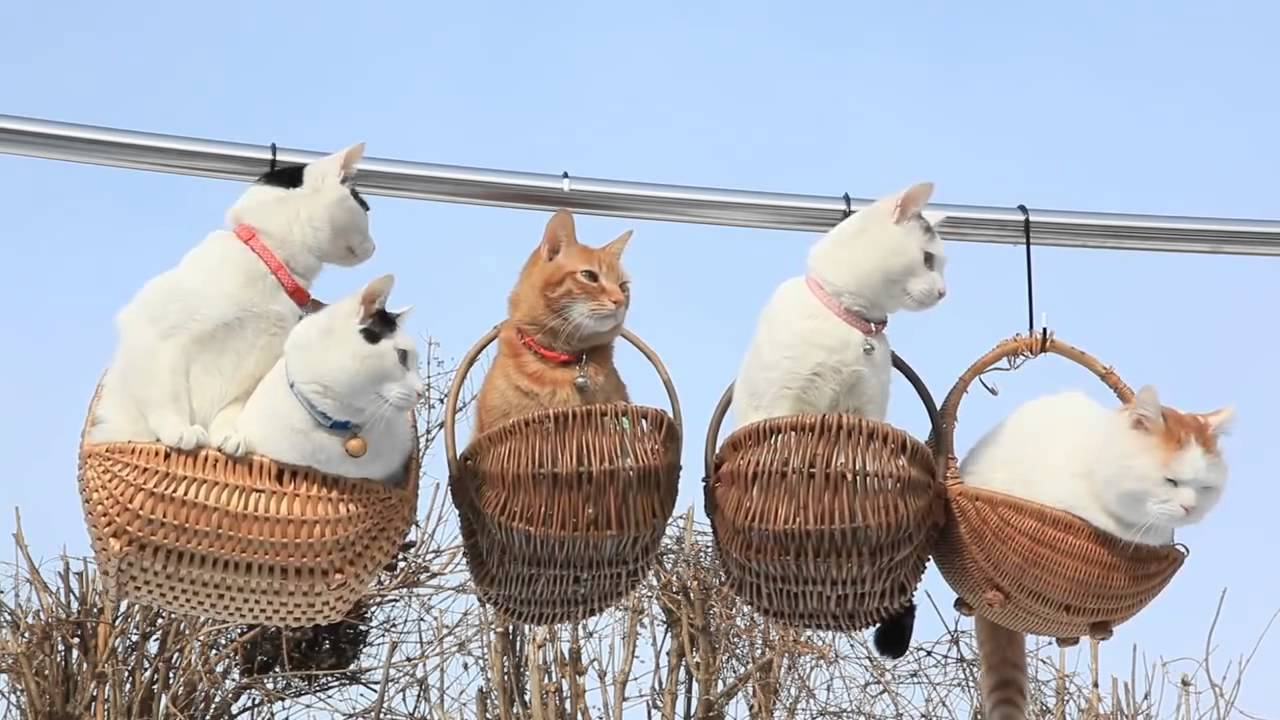
#> input picture testing_tutorials/Photos/cats.jpg, 1280 x 720 px
$ python masking.py
#> lines starting #> are read from the running program, lines starting #| are printed output that depends on the picture; after the words box and inside, x2 and y2 are one past the last pixel; in counts of white or black regions, pixels touching at a corner belong together
import cv2 as cv
import numpy as np

img = cv.imread('Photos/cats.jpg')
#> img is the input picture: shape (720, 1280, 3); mean B, G, R 186.3, 176.1, 172.8
cv.imshow('Cats', img)

blank = np.zeros(img.shape[:2], dtype='uint8')
cv.imshow('Blank Image', blank)

mask = cv.circle(blank, (img.shape[1]//2 + 45, img.shape[0]//2), 100, 255, -1)
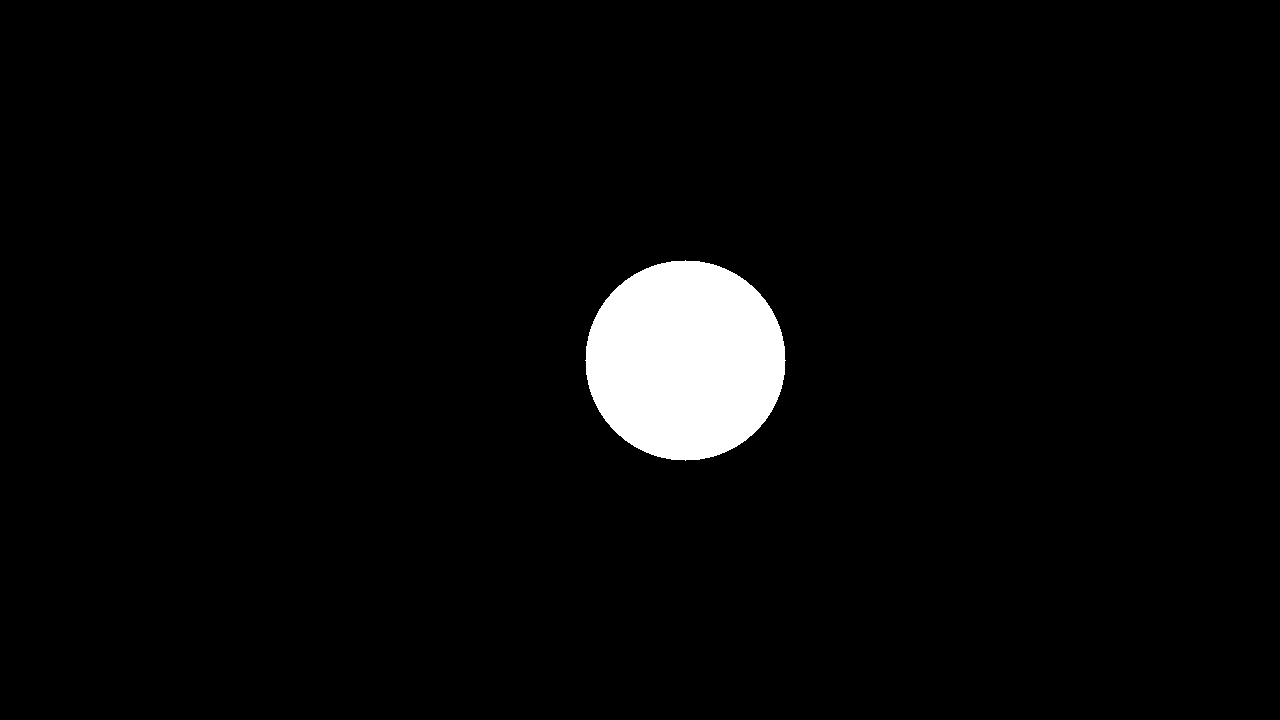
#> blank: shape (720, 1280); 3.4% white; 1 white region, box (x1, y1, x2, y2) and area: (585, 260, 786, 461) 31417
cv.imshow('Mask', mask)

# rectangle = cv.rectangle(blank.copy(), (30,30), (570,570), 255, -1)

# weird_shape = cv.bitwise_and(circle, rectangle)
# cv.imshow('Weird Shape', weird_shape)

masked = cv.bitwise_and(img, img, mask=mask)
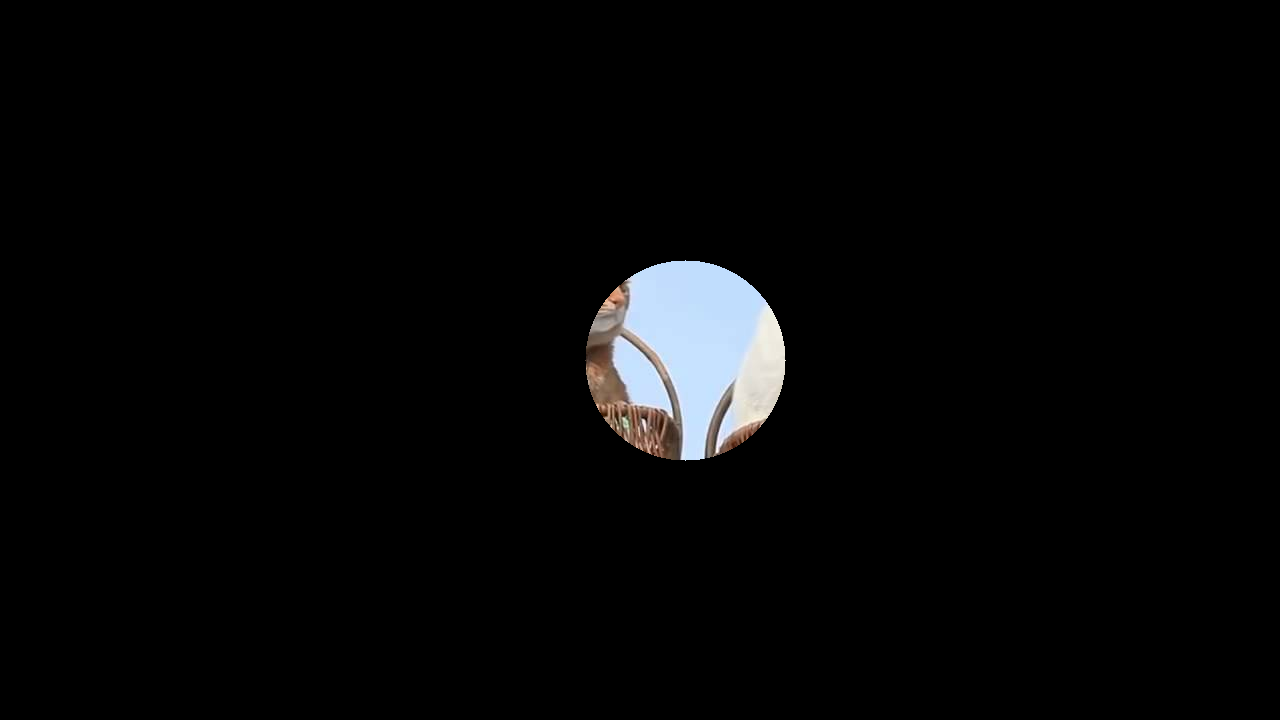
#> masked: shape (720, 1280, 3); mean B, G, R 6.9, 6.5, 6.3
cv.imshow('Masked Image', masked)

cv.waitKey(0)

$ run again, with testing_tutorials/Photos/Ami_Bera.jpg copied over testing_tutorials/Photos/cats.jpg
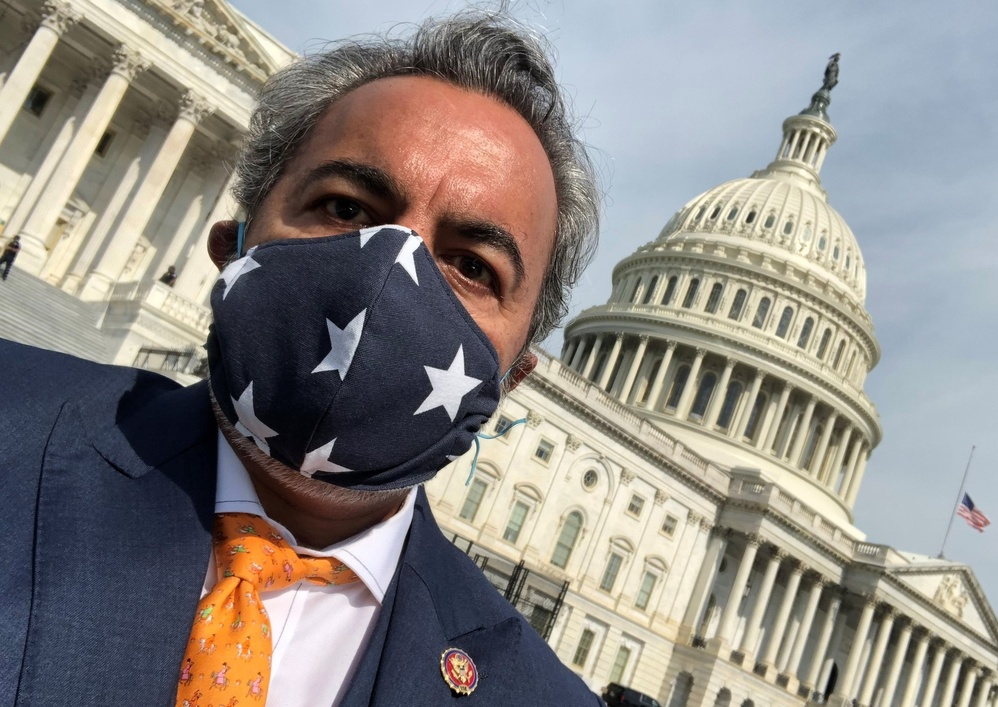
#> input picture testing_tutorials/Photos/Ami_Bera.jpg, 998 x 707 px, shrunk from 2682 x 1900 before the run
#> img is the input picture: shape (707, 998, 3); mean B, G, R 132.6, 136.9, 141.2
#> `mask = cv.circle(blank, (img.shape[1]//2 + 45, img.shape[0]//2), 100, ..`:
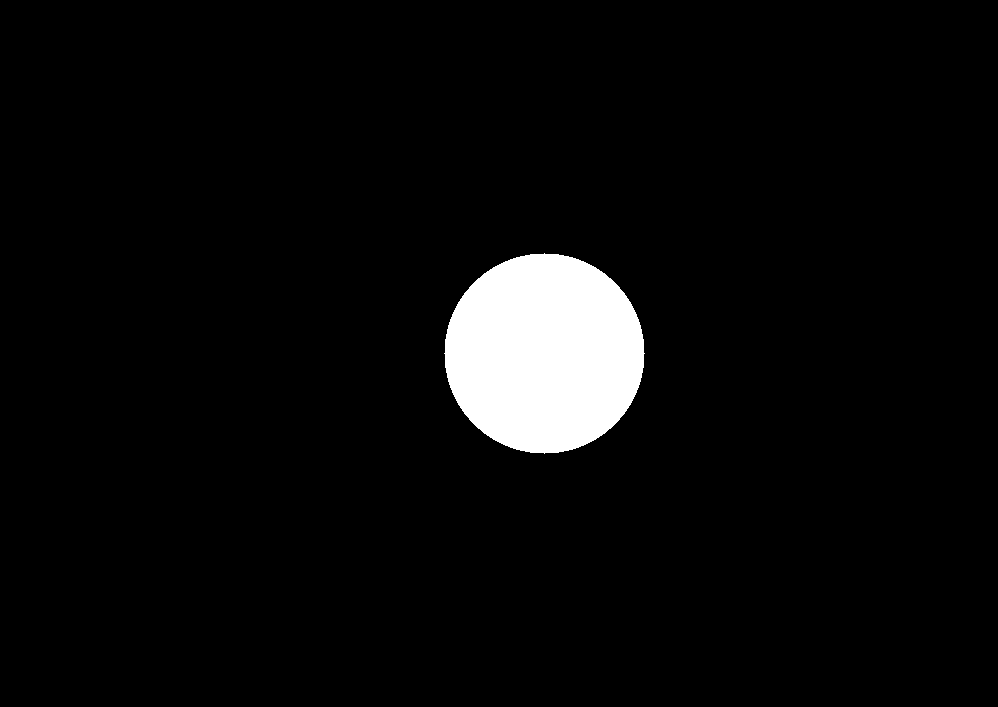
#> blank: shape (707, 998); 4.5% white; 1 white region, box (x1, y1, x2, y2) and area: (444, 253, 645, 454) 31417
#> `masked = cv.bitwise_and(img, img, mask=mask)`:
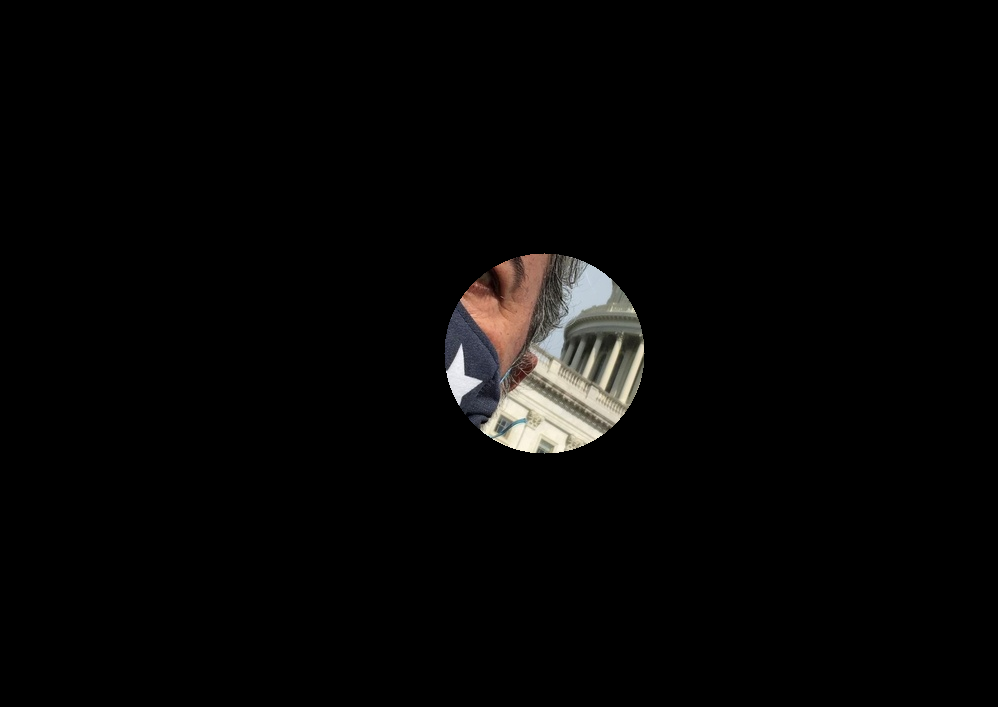
#> masked: shape (707, 998, 3); mean B, G, R 5.4, 5.8, 6.3

$ run again, with testing_tutorials/Photos/Gardengnome_face.jpg copied over testing_tutorials/Photos/cats.jpg
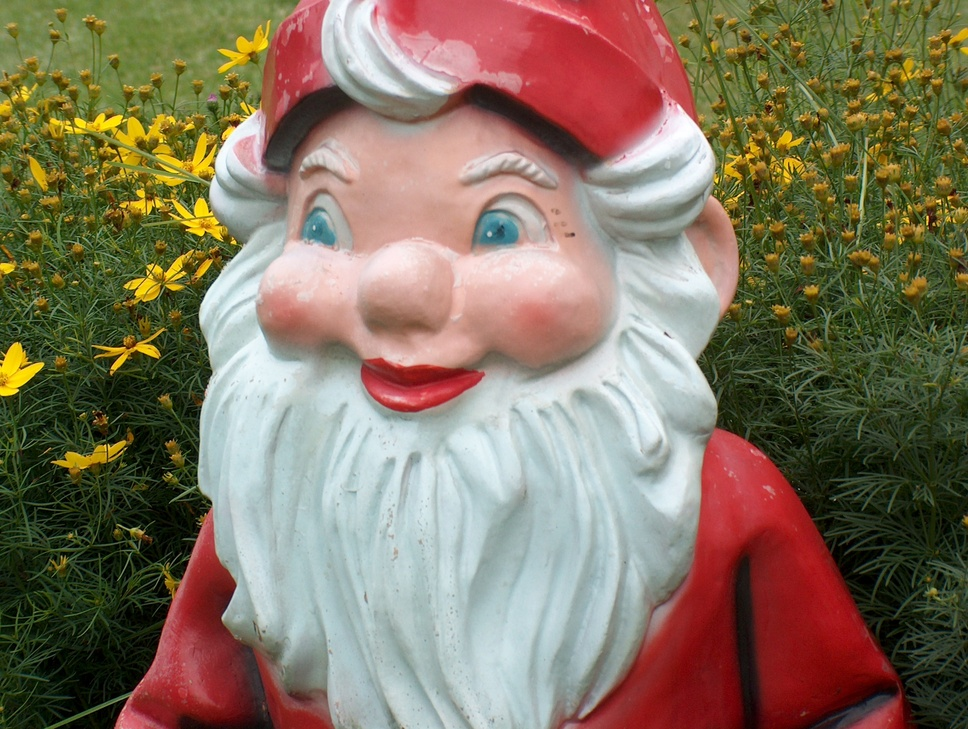
#> input picture testing_tutorials/Photos/Gardengnome_face.jpg, 968 x 729 px, shrunk from 2272 x 1712 before the run
#> img is the input picture: shape (729, 968, 3); mean B, G, R 96, 116.1, 130.7
#> `mask = cv.circle(blank, (img.shape[1]//2 + 45, img.shape[0]//2), 100, ..`:
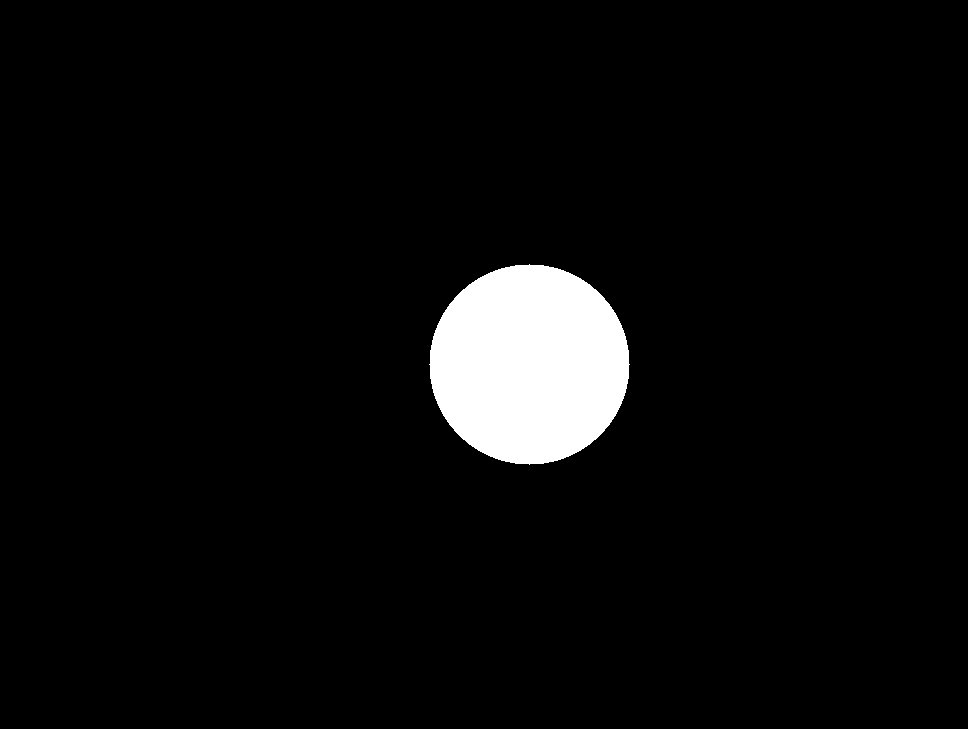
#> blank: shape (729, 968); 4.5% white; 1 white region, box (x1, y1, x2, y2) and area: (429, 264, 630, 465) 31417
#> `masked = cv.bitwise_and(img, img, mask=mask)`:
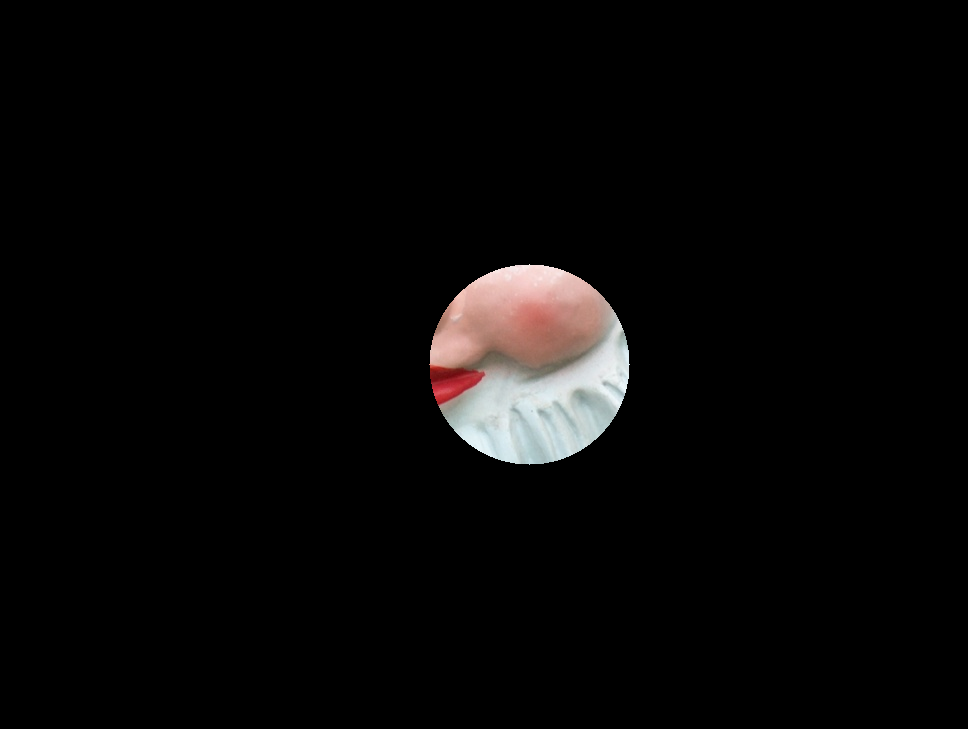
#> masked: shape (729, 968, 3); mean B, G, R 7.4, 7.7, 8.6

$ run again, with testing_tutorials/Photos/Group.jpg copied over testing_tutorials/Photos/cats.jpg
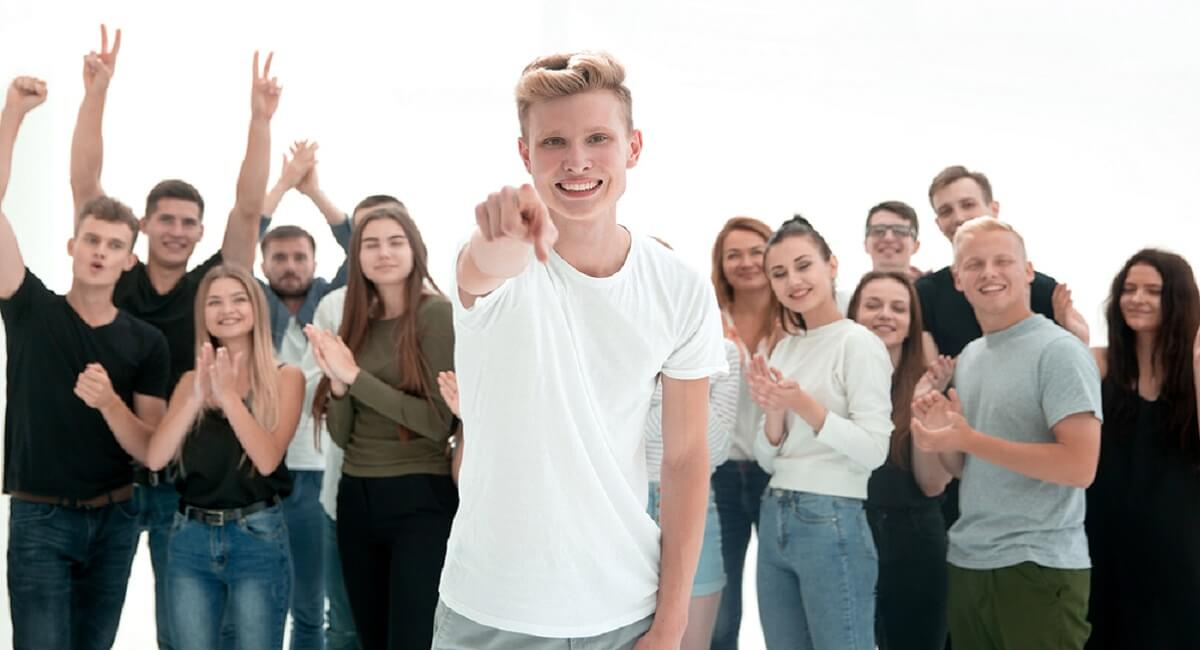
#> input picture testing_tutorials/Photos/Group.jpg, 1200 x 650 px
#> img is the input picture: shape (650, 1200, 3); mean B, G, R 159.5, 162.8, 166.5
#> `mask = cv.circle(blank, (img.shape[1]//2 + 45, img.shape[0]//2), 100, ..`:
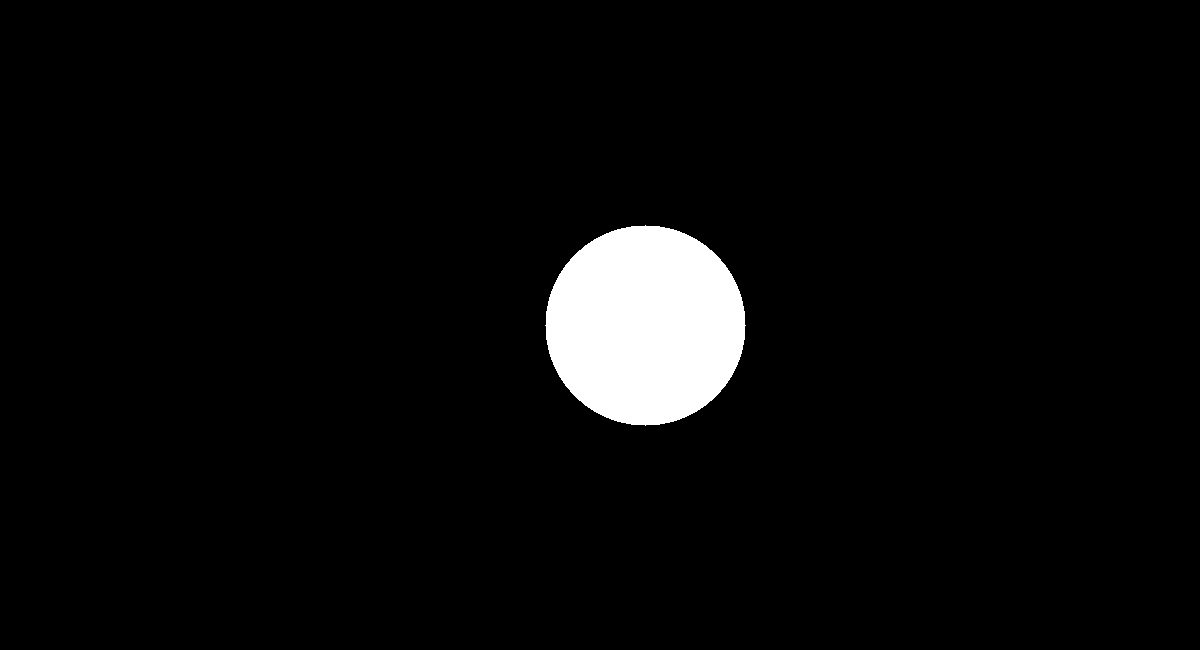
#> blank: shape (650, 1200); 4% white; 1 white region, box (x1, y1, x2, y2) and area: (545, 225, 746, 426) 31417
#> `masked = cv.bitwise_and(img, img, mask=mask)`:
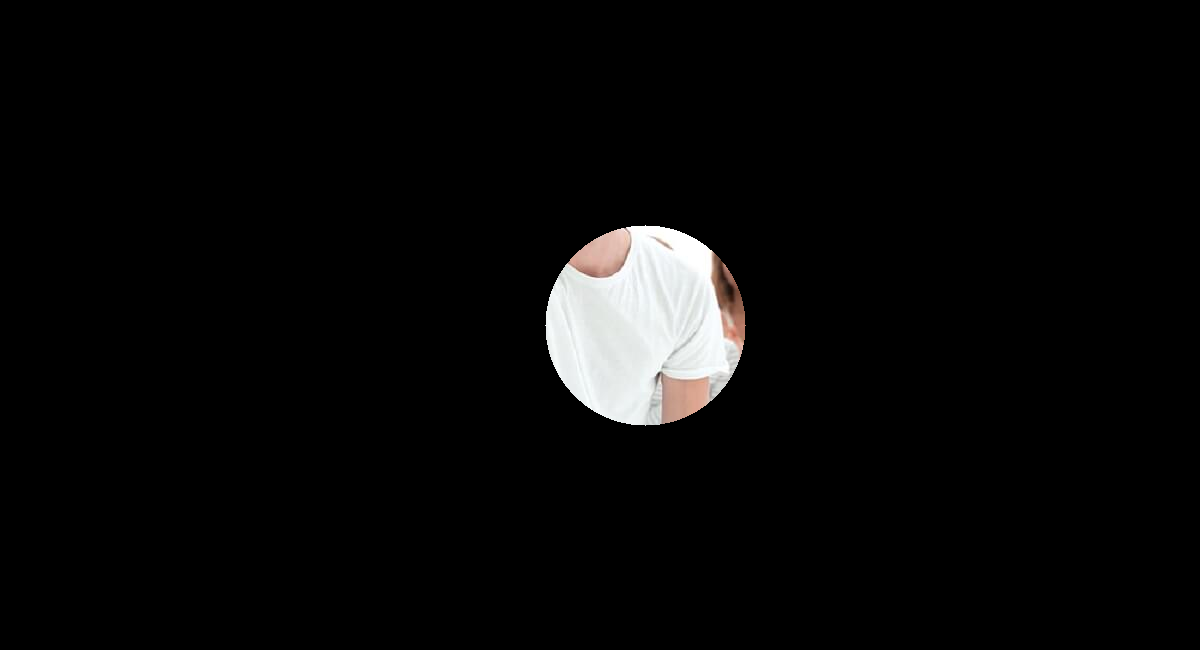
#> masked: shape (650, 1200, 3); mean B, G, R 8.8, 8.9, 9.1
